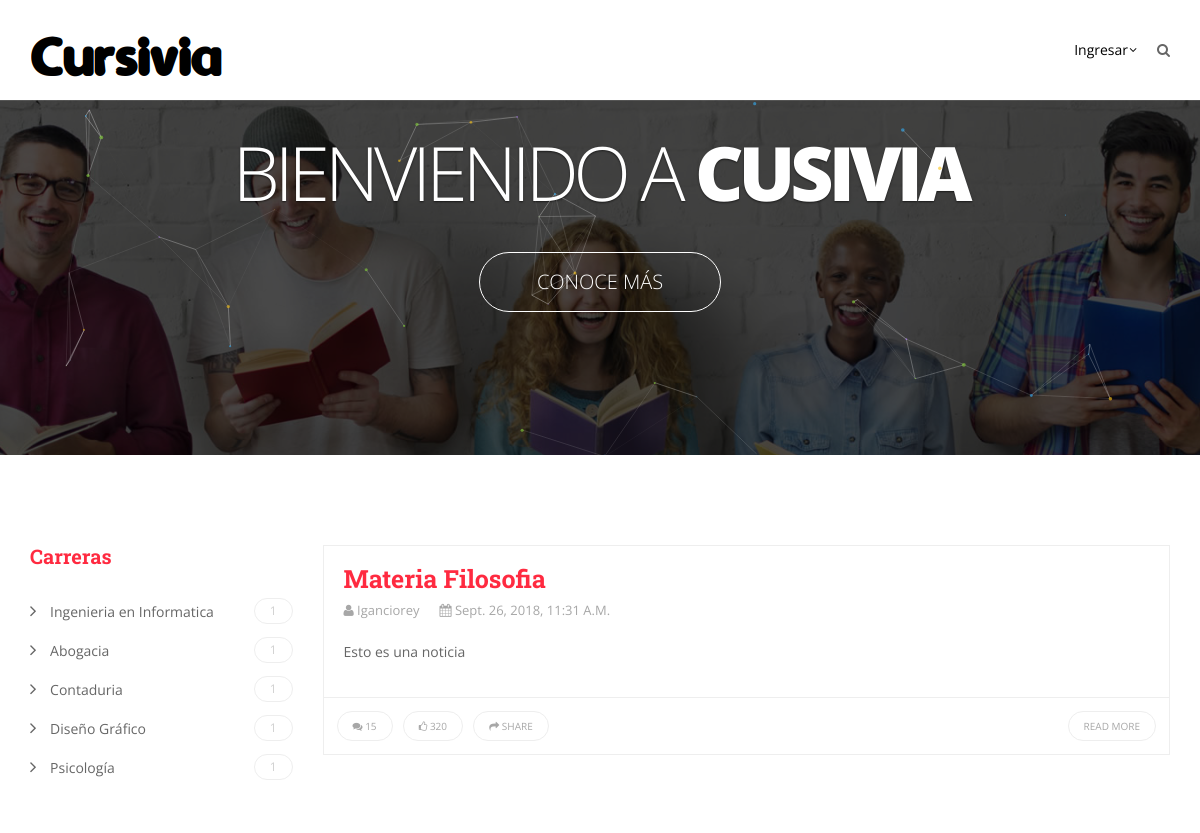
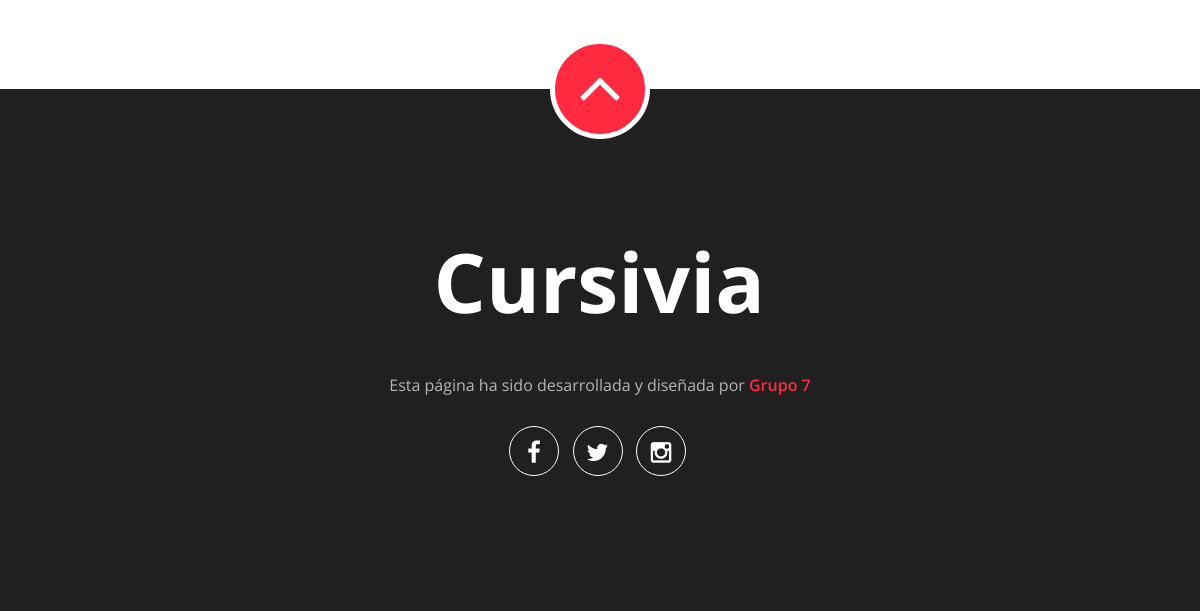
/home/, run on an earlier commit of the app's database (2 pictures, top to bottom).
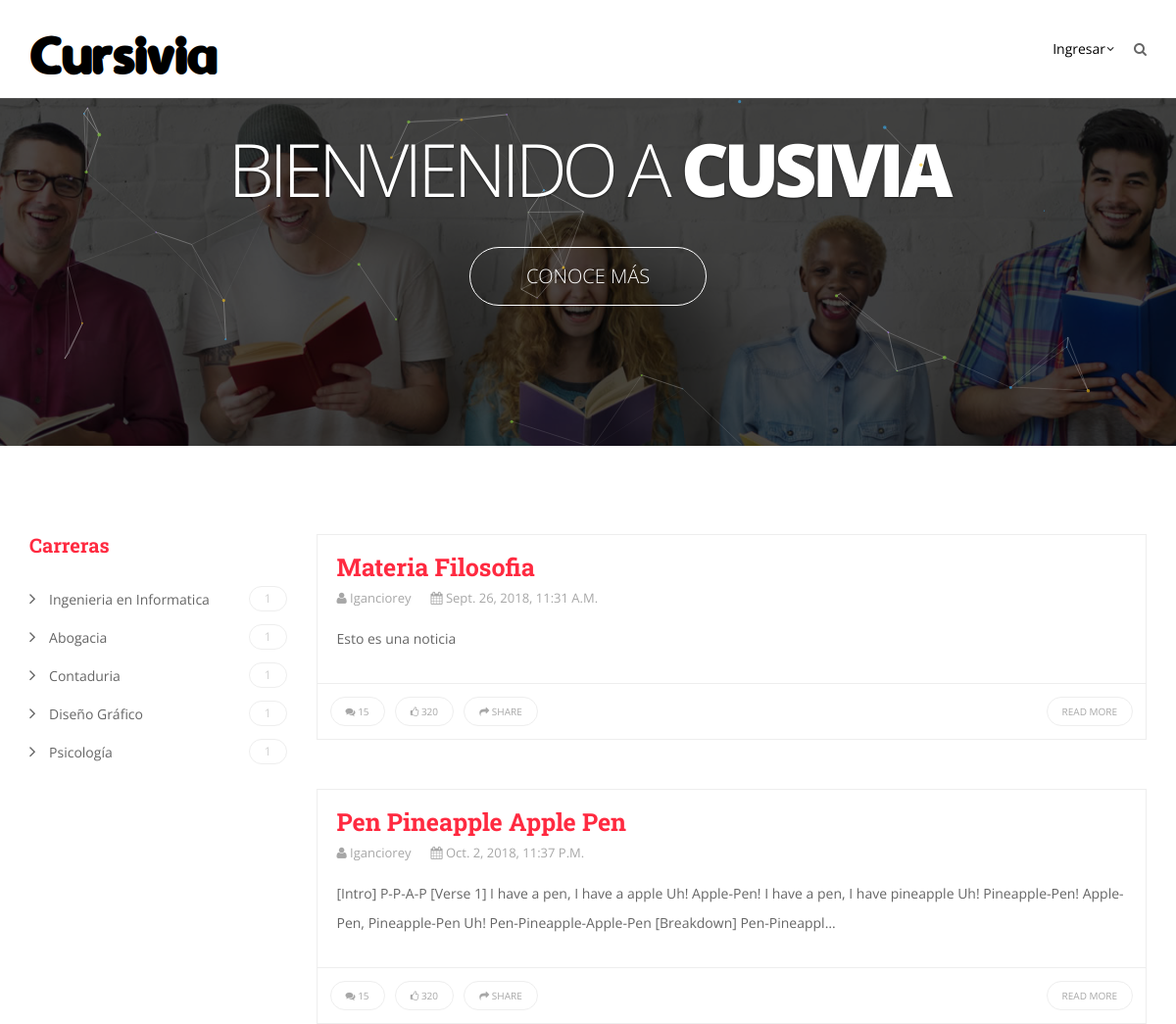
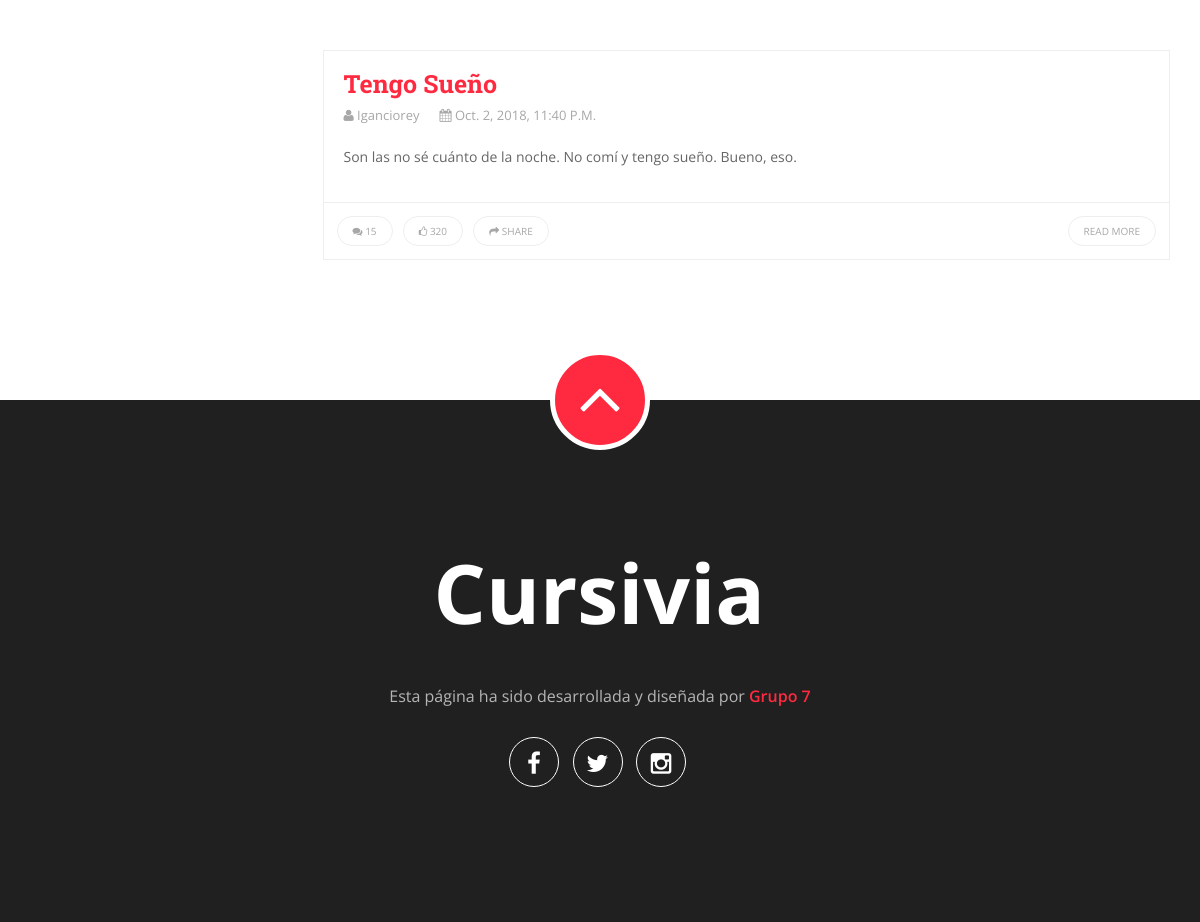
And on a later commit of the database (2 pictures, top to bottom).
### home/models.py (models this page shows, shortened)
class Publicacion(models.Model):
    estadosCargados = (
        ('p', 'Publicado'),
        ('b', 'Borrador'),
        ('d', 'Denunciado'),
        ('e', 'Eliminado'),
    )
    alcances = (
        ('g', 'Global'),
        ('e', 'Expecifico'),
    )
    tipoPublicacion = (
        ('n', 'Noticia'),
        ('d', 'Documentacion'),
    )
    materia = models.ForeignKey(Materia, on_delete=models.CASCADE, null=False, blank=False, default='')
    titulo = models.CharField(max_length=100)
    cuerpo = models.CharField(max_length=5000)
    usuario = models.ForeignKey(User, on_delete=models.CASCADE, null=False, blank=False)
    fecha_alta = models.DateTimeField(default=timezone.now, null=True)
    fecha_baja = models.DateTimeField(null=True)
    tipo_publicacion =  models.CharField(max_length=1, choices=tipoPublicacion, blank=True, default='d',
                              help_text='tipo de publicacion')
    estado_publicacion = models.CharField(max_length=1, choices=estadosCargados, blank=True, default='b',
                              help_text='situacion actual de la publicacion')
    alcance = models.CharField(max_length=1, choices=alcances, blank=True, default='g',
                              help_text='alcance de la publicacion')
    def get_absolute_url(self):
        return reverse('publicacion-detail', args=[str(self.id)])

class Carrera (models.Model):
    descripcion = models.CharField(max_length=50, null=False, blank=False, default='')
    def __str__(self):
        return self.descripcion

### home/views.py (the view)
def index(request):
    lista_noticias = Publicacion.objects.all().filter(tipo_publicacion__exact='n')
    numero_materias = []
    lista_materias =  []
    lista_carreras = Carrera.objects.all()
    for c in lista_carreras:
        lista_materias.append((c.descripcion,Materia.objects.filter(carrera__exact =c).count()))
    return render(
        request,
        'index.html',
        context={'lista_noticias': lista_noticias, 'numero_materias': numero_materias,
                 'lista_carreras': lista_carreras},
    )

### Cursivia/templates/index.html (shortened to what this page needs)
{% extends "base.html" %}
{% block sidebar %}
<div class="sidebar-wrapper">
<aside class="widget widget_categories">
  <h2 class="widget-title">Carreras</h2>
  <ul>
	{% for carrera in lista_carreras %}
	    <li><a href="#"><i class="fa fa-angle-right"></i> {{ carrera }} <span class="badge"> 1 </span></a></li>
	{% endfor %}
  </ul>
</aside>
</div>
{% endblock sidebar %}
{% block content %}
	{% for noticia in lista_noticias %}
	<article class="post-wrapper">
    <div class="blog-content">
        <div class="entry-header">
            <h2 class="entry-title"><a href="{{ noticia.get_absolute_url }}">{{ noticia.titulo }}</a></h2>
            <ul class="entry-meta clearfix">
                <li><span class="post-author"><a href="#"><i class="fa fa-user">
                </i> {{ noticia.usuario.username }}</a></span></li>
                <li><span class="post-date"><a href="#"><i class="fa fa-calendar">
                </i> {{ noticia.fecha_alta }}</a></span></li>
            </ul>
        </div>
        <div class="entry-content">
            <p>{{ noticia.cuerpo|truncatechars:200 }}</p>
        </div>
    </div>
    <footer class="entry-footer clearfix">
        <ul class="entry-meta pull-left">
            <li><span class="post-comments"><a href="#"><i class="fa fa-comments"></i> 15</a></span></li>
            <li><span class="like"><a href="#"><i class="fa fa-thumbs-o-up"></i> 320</a></span></li>
            <li><span class="share"><a href="#"><i class="fa fa-share"></i> Share</a></span></li>
        </ul>
        <a class="readmore pull-right" href="#">Read More</a>
    </footer>
</article>
{% endfor %}
{% endblock content %}

### Cursivia/templates/base.html (shortened to what this page needs)
<!DOCTYPE html>
<html lang="en">
    <head>
        {% load static %}
        <link href="{% static 'assets/css/animate.css' %}" rel="stylesheet">
        <link href="{% static 'assets/fonts/font-awesome/css/font-awesome.min.css' %}" rel="stylesheet">
        <link href="{% static 'assets/fonts/flaticon/flaticon.css' %}" rel="stylesheet">
        <link href="{% static 'assets/magnific-popup/magnific-popup.css' %}" rel="stylesheet">
        <link href="{% static 'assets/owl-carousel/owl.carousel.css' %}" rel="stylesheet">
        <link href="{% static 'assets/owl-carousel/owl.theme.css' %}" rel="stylesheet">
        <link href="{% static 'assets/bootstrap/css/bootstrap.min.css' %}" rel="stylesheet">
        <link href="{% static 'assets/css/style.css' %}" rel="stylesheet">
        <link href="{% static 'assets/css/responsive.css' %}" rel="stylesheet">
    </head>
    <body id="page-top">
        <nav class="navbar navbar-custom tt-default-nav" role="navigation">
            <div class="container">
              <div class="navbar-header">
                <a class="navbar-brand" href="index.html"><img src="{% static 'assets/images/logo2.png' %}" alt=""></a>
              </div>
              {% block login %}
              <div class="collapse navbar-collapse" id="custom-collapse">
                <ul class="nav navbar-nav navbar-right">
                  <li class="dropdown active">
                    <li class="dropdown">
                      {% if user.is_authenticated %}
                        <a href="#" class="dropdown-toggle" data-toggle="dropdown">Bienvenido, {{ user.get_username }} &nbsp</a>
                          <ul class="dropdown-menu" role="menu">
                            <li><a href="">Mi Perfil</a></li>
                            <li><a href="{% url 'logout'%}?next={{request.path}}">Cerrar Sesion</a></li>
                          </ul>
                      {% else %}
                        <a href="#" class="dropdown-toggle" data-toggle="dropdown">Ingresar</a>
                      {% endif %}
                  </li>
                  </li>
                </ul>
              </div>
              {% endblock %}
            </div>
        </nav>
        {% block imagen_presentacion %}
            <section id="home">
                <div id="tt-home-carousel" class="carousel slide carousel-fade trendy-slider control-one " data-ride="carousel" data-interval="5000">
                    <div id="particles-js"></div>
                    <div class="carousel-inner">
                      <div class="item active">
                        <div class="carousel-caption">
                          <h1 class="animated fadeInDown delay-1">Bienvienido a <span>Cusivia</span></h1>
                          <a class="btn learnmore-btn animated fadeInUp delay-4" href="#">Conoce más</a>
                        </div>
                      </div>
                    </div>
                </div>
            </section>
        {% endblock %}
        <section class="blog-section ptb-90">
            <div class="container">
                <div class="row">
                    <div class="col-md-9 col-md-push-3">
                        {% block content %}{% endblock %}
                    </div>
                    <div class="col-md-3 col-md-pull-9">
                      {% block sidebar %}
                      {% endblock %}
                    </div>
                </div>
            </div>
        </section>
    <footer class="footer-section text-center">
            <div class="container">
                <a class="page-scroll backToTop" href="#page-top"><i class="fa fa-angle-up"></i></a>
                <div class="row">
                    <div class="col-xs-12">
                        <div class="footer-logo">
                            <img src="{% static 'assets/images/footer-logo2.png' %}" alt="">
                            <p>Esta página ha sido desarrollada y diseñada por<span> Grupo 7</span></p>
                        </div>
                        <div class="social-icon clearfix">
                            <ul class="list-inline">
                                <li><a href="https://www.facebook.com/Centro-Estudiantes-Ucse-895517053836735/"><i class="fa fa-facebook"></i></a></li>
                                <li><a href="#"><i class="fa fa-twitter"></i></a></li>
                                <li><a href="https://www.instagram.com/ucsedar/?hl=es-la"><i class="fa fa-instagram"></i></a></li>
                            </ul>
                        </div>
                    </div>
                </div>
            </div>
        </footer>
    </body>
</html>

What changed in the data, as far as the page shows it:
added Publicacion: titulo "Pen Pineapple Apple Pen", usuario.username "Iganciorey", fecha_alta "Oct. 2, 2018, 11:37 P.m.", cuerpo "[Intro] P-P-A-P [Verse 1] I have a pen, I have a apple Uh! Apple-Pen! I have a pen, I have pineapple Uh! Pineapple-Pen! Apple-Pen, Pineapple-Pen Uh! Pen-Pineapple-Apple-Pen [Breakdown] Pen-Pineappl…"
added Publicacion: titulo "Tengo Sueño", usuario.username "Iganciorey", fecha_alta "Oct. 2, 2018, 11:40 P.m.", cuerpo "Son las no sé cuánto de la noche. No comí y tengo sueño. Bueno, eso."
